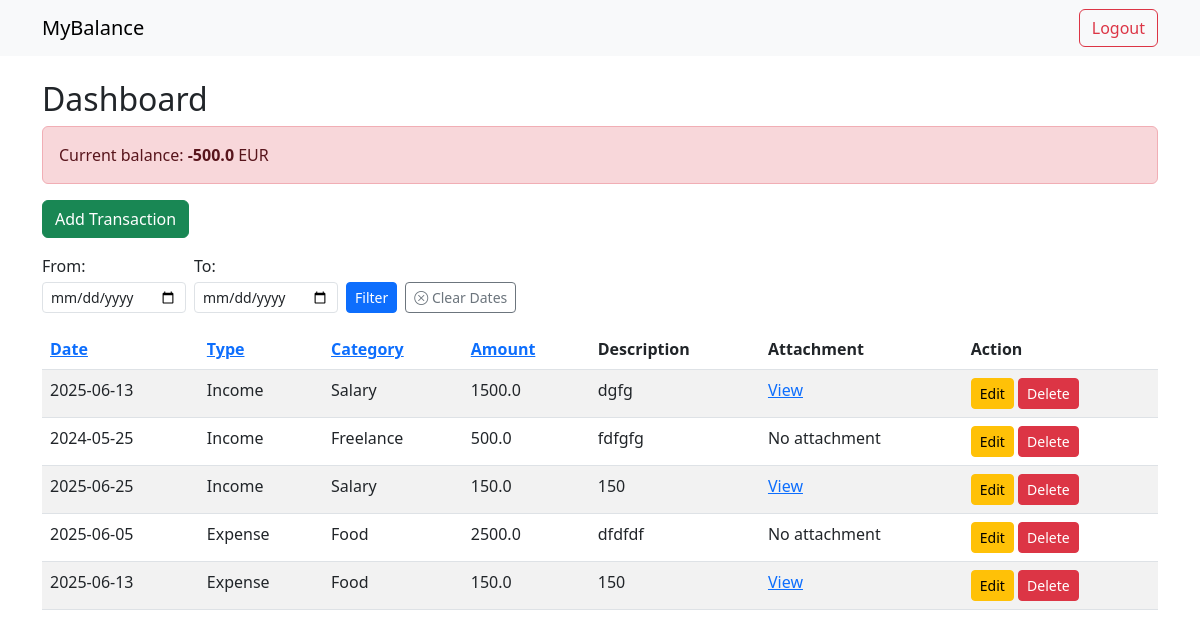
Before: /dashboard?sort_by=type&order=desc (signed in) with the older database file.
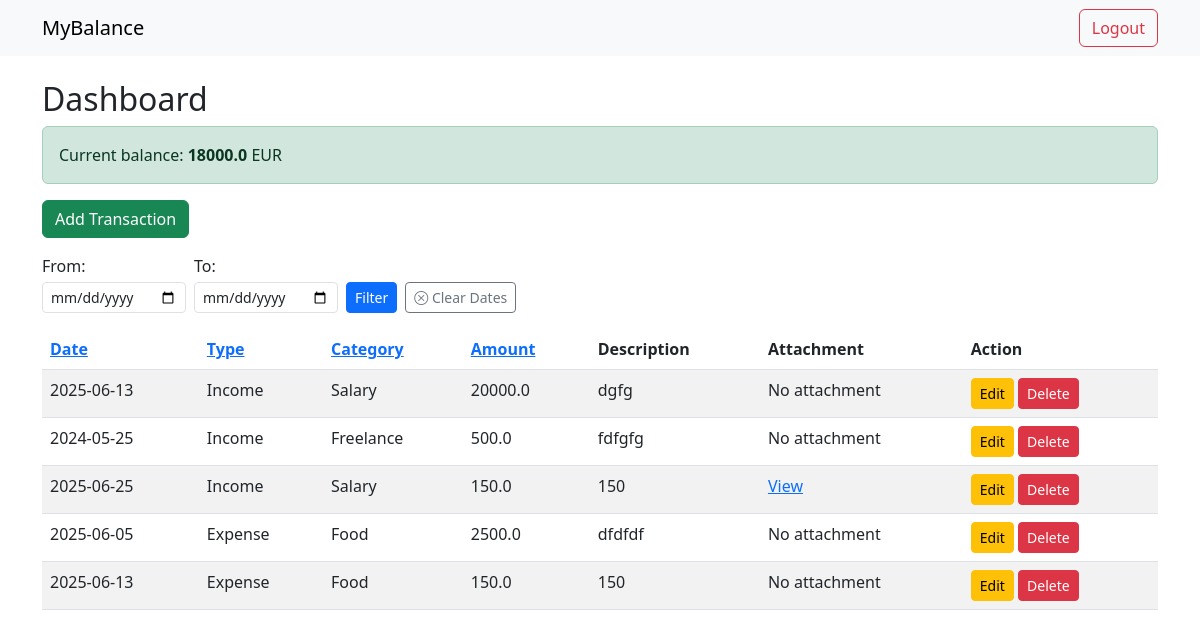
After: the same page with the newer database file.
### tables this page shows
CREATE TABLE transactions (
              id INTEGER PRIMARY KEY AUTOINCREMENT,
              user_id INTEGER,
              date TEXT,
              type TEXT,
              category TEXT,
              amount REAL,
              description TEXT, attachment TEXT,
              FOREIGN KEY(user_id) REFERENCES users(id)
              );

### app.py (the view)
@app.route('/dashboard')
def dashboard():
        if 'user_id' not in session:
            return redirect(url_for('login'))
        sort_by=request.args.get('sort_by','date')
        order=request.args.get('order','desc')
        if sort_by not in ['date','type','amount', 'category']:
             sort_by='date'
        if order not in ['asc', 'desc']:
             order='desc'
        date_from=request.args.get('from')
        date_to=request.args.get('to')
        query='''
            SELECT id, date, type, category, amount, description, attachment
            FROM transactions
            WHERE user_id=?
        '''
        params=[session['user_id']]
        if date_from:
             query+=" AND date>=?"
             params.append(date_from)
        if date_to:
             query+=" AND date<=?"
             params.append(date_to)
        query+= f"ORDER BY {sort_by} {order}"
        conn=get_db_conn()
        c=conn.cursor()
        c.execute(query, tuple(params))
        transactions=c.fetchall()
        c.execute('''
                    SELECT COALESCE(SUM(CASE WHEN type='Income' THEN amount ELSE 0 END),0)-
                    COALESCE(SUM(CASE WHEN type='Expense' THEN amount ELSE 0 END),0)
                    FROM transactions
                    WHERE user_id=?

                  ''',(session['user_id'],))
        balance=c.fetchone()[0] or 0
        conn.close()
        return render_template('dashboard.html', transactions=transactions, sort_by=sort_by, order=order, date_from=date_from,
                               date_to=date_to, balance=balance)

### app.py (called while the page is built)
def get_db_conn():
     conn=sqlite3.connect(DATABASE)
     conn.row_factory=sqlite3.Row
     return conn

### templates/dashboard.html (shortened to what this page needs)
{% extends 'base.html' %}
{% block content %}
<h2>Dashboard</h2>
<div class="alert {% if balance>=0 %} alert-success {% else %} alert-danger {% endif %}" role="alert">
    Current balance: <strong>{{balance}}</strong> EUR
</div>
<a href="{{ url_for('add') }}" class="btn btn-success mb-3">Add Transaction</a>
<form method="get" class="d-flex align-items-end gap-2 mb-3" style="flex-wrap: wrap; max-width: 600px;">
    <div class="col-auto">
        <label for="from" class="form-label mb-1">From:</label>
        <input type="date" name="from" id="from" class="form-control form-control-sm" value="{{ date_from or ''}}">
    </div>
    <div class="col-auto">
        <label for="to" class="form-label mb-1">To:</label>
        <input type="date" name="to" id="to" class="form-control form-control-sm" value="{{ date_to or ''}}">
    </div>
    <div class="col-auto">
        <button type="submit" class="btn btn-sm btn-primary">Filter</button>
    </div>
    <div class="col-auto">
        <a href="{{ url_for('dashboard')}}" class="btn btn-outline-secondary btn-sm">
            <i class="bi bi-x-circle"></i> Clear Dates</a>
    </div>
</form>
<table class="table table-striped">
    <thead>
        <tr>
            <th><a href="{{ url_for('dashboard',sort_by='date', order='asc' if sort_by!='date' or order=='desc' else 'desc' ) }}">Date</a></th>
            <th><a href="{{ url_for('dashboard', sort_by='type', order='asc' if sort_by!='type' or order=='desc' else 'desc')}}">Type</a></th>
            <th><a href="{{ url_for ('dashboard', sort_by='category', order='asc' if sort_by!='category' or order=='desc' else 'desc')}}">Category</a></th>
            <th><a href ="{{ url_for('dashboard', sort_by='amount', order='asc' if sort_by!='amount' or order=='desc' else 'desc')}}">Amount</a></th>
            <th>Description</th>
            <th>Attachment</th>
            <th>Action</th>
        </tr>
    </thead>
    <tbody>
        {% for t in transactions %}
        <tr>
            <td>{{ t['date'] }}</td>
            <td>{{ t['type'] }}</td>
            <td>{{ t['category'] }}</td>
            <td>{{ t['amount'] }}</td>
            <td>{{ t['description'] }}</td>
            <td>
                {% if  t['attachment']%}
                    <a href="{{ url_for('static', filename='uploads/'+t['attachment'])}}" target="_blank">View</a>
                {% else %}
                    No attachment
                {% endif %}
               </td>
            <td >
                <a href="{{url_for('update', id=t['id'])}}" class="btn btn-sm btn-warning">Edit</a>
                <a href="{{ url_for('confirm_delete', id=t['id'], target='record')}}" class="btn btn-sm btn-danger">Delete</a>
            </td>
        </tr>
        {% endfor %}
    </tbody>
</table>
{% endblock %}

Changed rows visible on the page:
changed transactions "dgfg": amount "1500.0" → "20000.0"; now shows "No attachment"; no longer shows "View"
changed transactions (number 5 of 5 on the later page): now shows "No attachment"; no longer shows "View"
Other visible differences:
{{ balance }}: "-500.0" → "18000.0"
